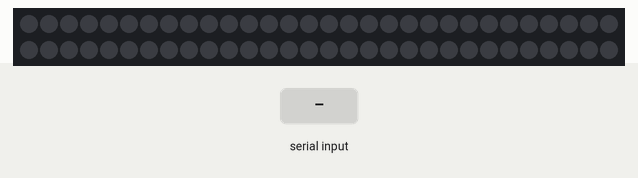
A sketch run on a simulated Arduino Uno, built with avr-gcc and run on an emulated ATmega328P. On the bench: 60 RGB LEDs in strip order, left to right, continuing on the next row. Inputs (shaded band) come from the test bench. What the sketch prints to the serial monitor is not drawn.

Above: at 1.2 s.
1.3 s: "A" received over Serial
At 1.7 s:
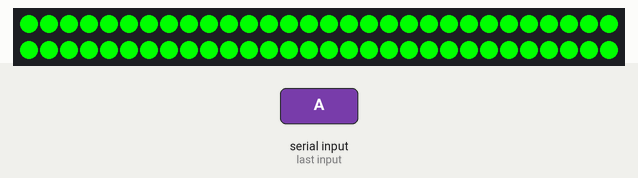
2.8 s: "B" received over Serial
At 4.0 s:
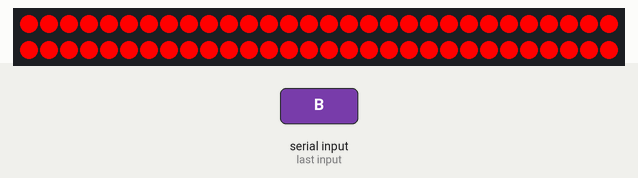
4.3 s: "C" received over Serial
At 5.2 s:
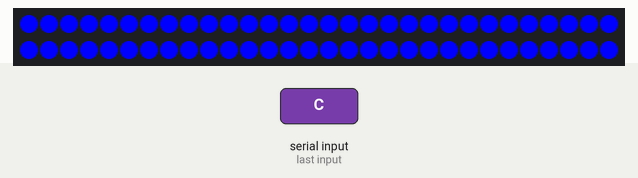
5.8 s: "D" received over Serial
At 6.4 s:
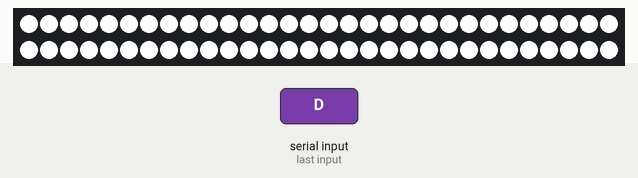
7.3 s: "E" received over Serial
At 8.7 s:
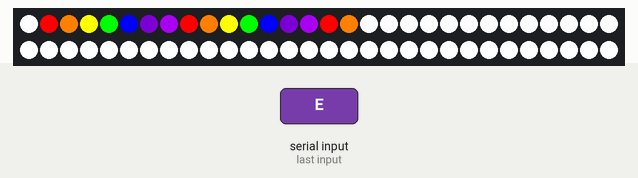
Timing chart, 0 to 9.8 s (numbered marks = the images above; inputs shaded):
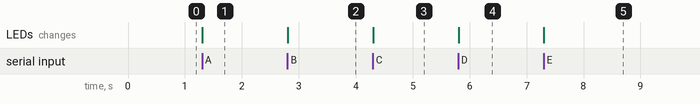

Measured:
- after the input at 1.3 s, the LEDs: change at once (image 1)
- after the input at 2.8 s, the LEDs: change at once (image 2)
- after the input at 4.3 s, the LEDs: change at once (image 3)
- after the input at 5.8 s, the LEDs: change at once (image 4)
- after the input at 7.3 s, the LEDs: change at once (image 5)

The sketch:

CodeBluetoothRGBRainbow.ino
```cpp
#include <SoftwareSerial.h>
SoftwareSerial mySerial(0, 1); // RX, TX
#include <Adafruit_NeoPixel.h>
#define PIN 6
Adafruit_NeoPixel strip = Adafruit_NeoPixel(60, PIN, NEO_GRB + NEO_KHZ800);

void setup() {
  strip.begin();
  pinMode(6,OUTPUT);
  strip.show(); // Initialize all pixels to 'off'
  Serial.begin(9600);
}

void loop() {
     if(Serial.available() > 0) {
    char data;
    data = Serial.read();
    Serial.write(Serial.read());

    switch (data)
    {
      case 'A':
         colorSet(strip.Color(0, 255, 0), 0);  //Green
        digitalWrite(6, HIGH);

         break;
      case 'B':
       colorSet(strip.Color(255, 0, 0), 0); //Red
       digitalWrite(6, HIGH);


        break;
      case 'C':
        colorSet(strip.Color(0, 0, 255), 0);//Blue
       digitalWrite(6, HIGH);
        break;

      case 'D':
        colorSet(strip.Color(255, 255, 255), 0);//White
         break;

      case 'E':
 strip.setPixelColor(1,strip.Color(255, 0, 0));
          strip.setPixelColor(2,strip.Color(255, 127, 0));
           strip.setPixelColor(3,strip.Color(255, 255, 0));
          strip.setPixelColor(4,strip.Color(0, 255, 0));
           strip.setPixelColor(5,strip.Color(0, 0, 255));
          strip.setPixelColor(6,strip.Color(75, 0, 130));
           strip.setPixelColor(7,strip.Color(148, 0, 211));
          strip.setPixelColor(8,strip.Color(255, 0, 0));
           strip.setPixelColor(9,strip.Color(255, 127, 0));
          strip.setPixelColor(10,strip.Color(255, 255, 0));
           strip.setPixelColor(11,strip.Color(0, 255, 0));
          strip.setPixelColor(12,strip.Color(0, 0, 255));
           strip.setPixelColor(13,strip.Color(75, 0, 130));
          strip.setPixelColor(14,strip.Color(148, 0, 211));
           strip.setPixelColor(15,strip.Color(255, 0, 0));
          strip.setPixelColor(16,strip.Color(255, 127, 0));
         strip.show();
          digitalWrite(6, HIGH);
          break;

      default:
      digitalWrite(6,LOW);
    }

}

}

void colorSet(uint32_t c, uint8_t wait) {     // From NeoPixel Library
  for(uint16_t i=0; i<strip.numPixels(); i++) {
      strip.setPixelColor(i, c);
  }
   strip.show();
   delay(wait);
}
```
